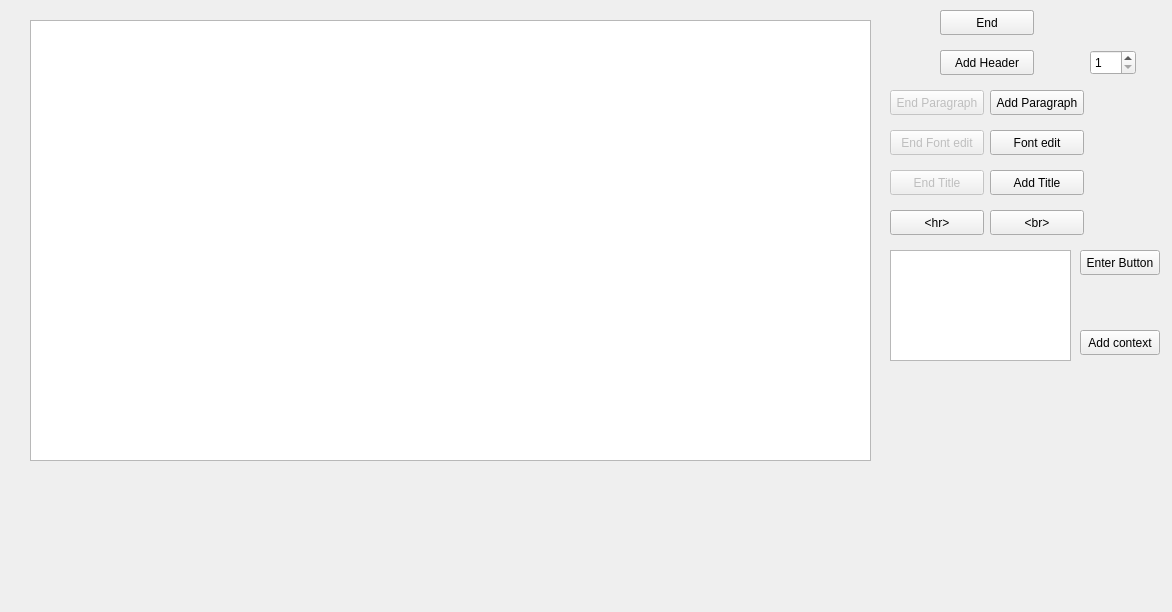
<?xml version="1.0" encoding="UTF-8"?>
<ui version="4.0">
 <class>MainWindow</class>
 <widget class="QMainWindow" name="MainWindow">
  <property name="geometry">
   <rect>
    <x>0</x>
    <y>0</y>
    <width>1172</width>
    <height>612</height>
   </rect>
  </property>
  <property name="windowTitle">
   <string>MainWindow</string>
  </property>
  <widget class="QWidget" name="centralWidget">
   <widget class="QPushButton" name="addParBtn">
    <property name="geometry">
     <rect>
      <x>990</x>
      <y>90</y>
      <width>94</width>
      <height>25</height>
     </rect>
    </property>
    <property name="text">
     <string>Add Paragraph</string>
    </property>
   </widget>
   <widget class="QPushButton" name="endParBtn">
    <property name="enabled">
     <bool>false</bool>
    </property>
    <property name="geometry">
     <rect>
      <x>890</x>
      <y>90</y>
      <width>94</width>
      <height>25</height>
     </rect>
    </property>
    <property name="text">
     <string>End Paragraph</string>
    </property>
   </widget>
   <widget class="QPushButton" name="endHeadBtn">
    <property name="enabled">
     <bool>true</bool>
    </property>
    <property name="geometry">
     <rect>
      <x>940</x>
      <y>50</y>
      <width>94</width>
      <height>25</height>
     </rect>
    </property>
    <property name="minimumSize">
     <size>
      <width>94</width>
      <height>0</height>
     </size>
    </property>
    <property name="text">
     <string>End Header</string>
    </property>
   </widget>
   <widget class="QPushButton" name="contBtn">
    <property name="geometry">
     <rect>
      <x>1080</x>
      <y>330</y>
      <width>80</width>
      <height>25</height>
     </rect>
    </property>
    <property name="text">
     <string>Add context</string>
    </property>
   </widget>
   <widget class="QPushButton" name="enterBtn">
    <property name="geometry">
     <rect>
      <x>1080</x>
      <y>250</y>
      <width>80</width>
      <height>25</height>
     </rect>
    </property>
    <property name="text">
     <string>Enter Button</string>
    </property>
   </widget>
   <widget class="QPushButton" name="addFntBtn">
    <property name="geometry">
     <rect>
      <x>990</x>
      <y>130</y>
      <width>94</width>
      <height>25</height>
     </rect>
    </property>
    <property name="minimumSize">
     <size>
      <width>94</width>
      <height>0</height>
     </size>
    </property>
    <property name="text">
     <string>Font edit</string>
    </property>
   </widget>
   <widget class="QPushButton" name="endFntBtn">
    <property name="enabled">
     <bool>false</bool>
    </property>
    <property name="geometry">
     <rect>
      <x>890</x>
      <y>130</y>
      <width>94</width>
      <height>25</height>
     </rect>
    </property>
    <property name="minimumSize">
     <size>
      <width>94</width>
      <height>0</height>
     </size>
    </property>
    <property name="text">
     <string>End Font edit</string>
    </property>
   </widget>
   <widget class="QPushButton" name="addHeadBtn">
    <property name="enabled">
     <bool>true</bool>
    </property>
    <property name="geometry">
     <rect>
      <x>940</x>
      <y>50</y>
      <width>94</width>
      <height>25</height>
     </rect>
    </property>
    <property name="minimumSize">
     <size>
      <width>94</width>
      <height>25</height>
     </size>
    </property>
    <property name="text">
     <string>Add Header</string>
    </property>
   </widget>
   <widget class="QPushButton" name="endTitBtn">
    <property name="enabled">
     <bool>false</bool>
    </property>
    <property name="geometry">
     <rect>
      <x>890</x>
      <y>170</y>
      <width>94</width>
      <height>25</height>
     </rect>
    </property>
    <property name="minimumSize">
     <size>
      <width>94</width>
      <height>0</height>
     </size>
    </property>
    <property name="text">
     <string>End Title</string>
    </property>
   </widget>
   <widget class="QPushButton" name="addTitBtn">
    <property name="geometry">
     <rect>
      <x>990</x>
      <y>170</y>
      <width>94</width>
      <height>25</height>
     </rect>
    </property>
    <property name="minimumSize">
     <size>
      <width>94</width>
      <height>0</height>
     </size>
    </property>
    <property name="text">
     <string>Add Title</string>
    </property>
   </widget>
   <widget class="QPushButton" name="addBrBtn">
    <property name="geometry">
     <rect>
      <x>990</x>
      <y>210</y>
      <width>94</width>
      <height>25</height>
     </rect>
    </property>
    <property name="minimumSize">
     <size>
      <width>94</width>
      <height>0</height>
     </size>
    </property>
    <property name="text">
     <string>&lt;br&gt;</string>
    </property>
   </widget>
   <widget class="QPushButton" name="addHrBtn">
    <property name="geometry">
     <rect>
      <x>890</x>
      <y>210</y>
      <width>94</width>
      <height>25</height>
     </rect>
    </property>
    <property name="minimumSize">
     <size>
      <width>94</width>
      <height>0</height>
     </size>
    </property>
    <property name="text">
     <string>&lt;hr&gt;</string>
    </property>
   </widget>
   <widget class="QPushButton" name="startBtn">
    <property name="enabled">
     <bool>true</bool>
    </property>
    <property name="geometry">
     <rect>
      <x>940</x>
      <y>10</y>
      <width>94</width>
      <height>25</height>
     </rect>
    </property>
    <property name="minimumSize">
     <size>
      <width>94</width>
      <height>25</height>
     </size>
    </property>
    <property name="text">
     <string>Start</string>
    </property>
   </widget>
   <widget class="QPushButton" name="endBtn">
    <property name="enabled">
     <bool>true</bool>
    </property>
    <property name="geometry">
     <rect>
      <x>940</x>
      <y>10</y>
      <width>94</width>
      <height>25</height>
     </rect>
    </property>
    <property name="minimumSize">
     <size>
      <width>94</width>
      <height>25</height>
     </size>
    </property>
    <property name="text">
     <string>End</string>
    </property>
   </widget>
   <widget class="QTextEdit" name="txtbox">
    <property name="geometry">
     <rect>
      <x>30</x>
      <y>20</y>
      <width>841</width>
      <height>441</height>
     </rect>
    </property>
    <property name="readOnly">
     <bool>true</bool>
    </property>
   </widget>
   <widget class="QPlainTextEdit" name="insBox">
    <property name="geometry">
     <rect>
      <x>890</x>
      <y>250</y>
      <width>181</width>
      <height>111</height>
     </rect>
    </property>
   </widget>
   <widget class="QSpinBox" name="spinBox">
    <property name="enabled">
     <bool>true</bool>
    </property>
    <property name="geometry">
     <rect>
      <x>1090</x>
      <y>50</y>
      <width>46</width>
      <height>25</height>
     </rect>
    </property>
    <property name="cursor">
     <cursorShape>PointingHandCursor</cursorShape>
    </property>
    <property name="minimum">
     <number>1</number>
    </property>
    <property name="maximum">
     <number>6</number>
    </property>
   </widget>
  </widget>
 </widget>
 <layoutdefault spacing="6" margin="11"/>
 <resources/>
 <connections/>
</ui>
